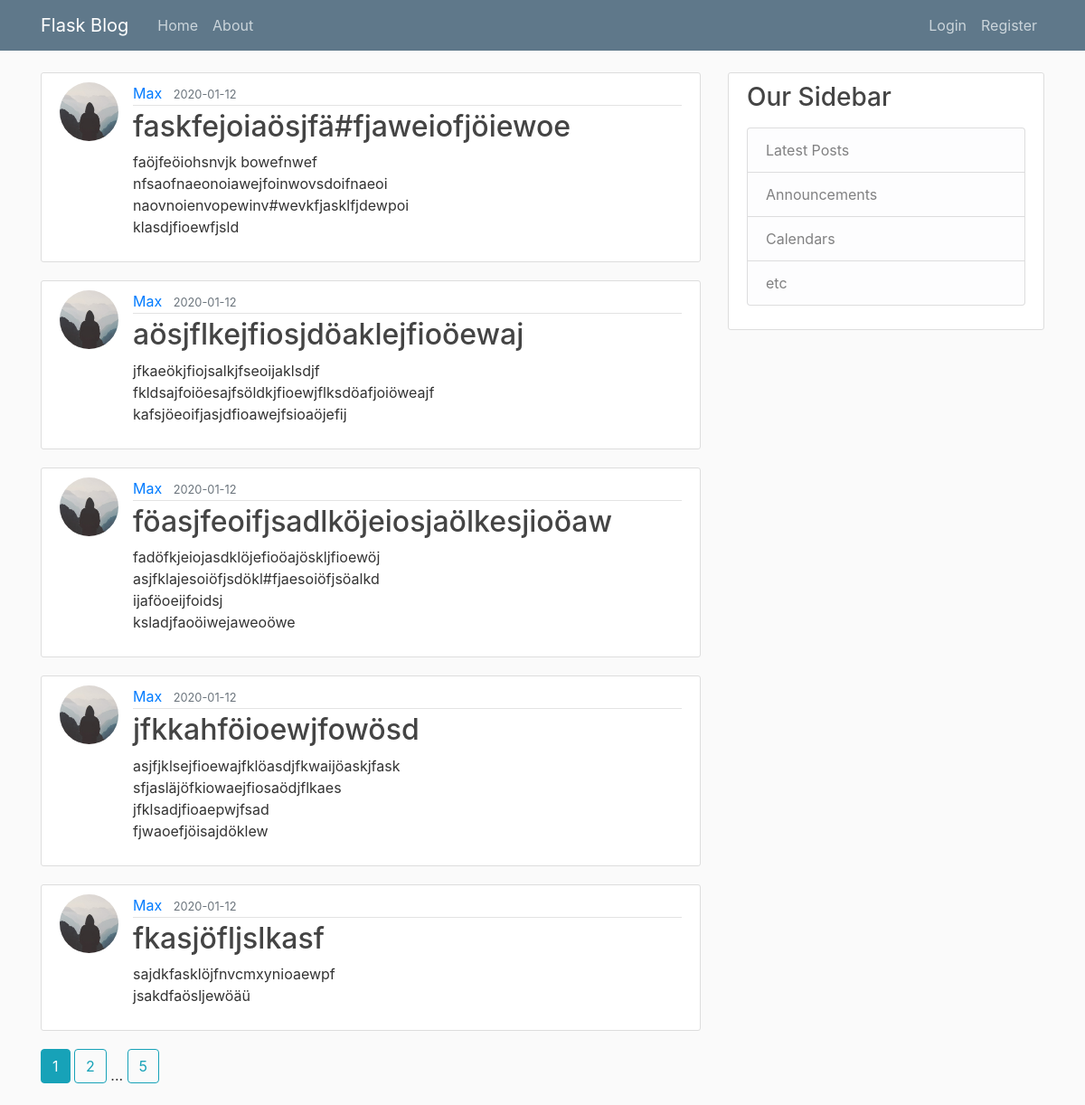
The page /home on the database its author committed.
### flaskblog/models.py (models this page shows, shortened)
class Post(db.Model):
    id = db.Column(db.Integer, primary_key=True)
    title = db.Column(db.String(100), nullable=False)
    date_posted = db.Column(db.DateTime, nullable=False, default=datetime.utcnow)
    content = db.Column(db.Text, nullable=False)
    user_id = db.Column(db.Integer, db.ForeignKey('user.id'), nullable=False) # ForeignKey creates a relationship to the user id who has written the post; ForeignKey needs to be written lowercase because it uses the tablename (in the SQLite database) and not the classname of the model

class User(db.Model, UserMixin): # 'db.Model' creates the SQLAlchemy Model; UserMixin is important for flask_login to make the login system work (UserMixin provides funcions like 'is_authenticated' for flask_login)
    id = db.Column(db.Integer, primary_key=True) # 'primary_key' provides a unique id for each column
    username = db.Column(db.String(20), unique=True, nullable=False) # 'unique' makes sure that the username is only one time stored in the database; 'nullable' ensures that the entry is not null
    email = db.Column(db.String(120), unique=True, nullable=False)
    image_file = db.Column(db.String(20), nullable=False, default='default.jpg') # 'default' sets a default entry if nothing was submitted in the form
    password = db.Column(db.String(60), nullable=False)
    posts = db.relationship('Post', backref='author', lazy=True) # relationship with another model (in this case 'Post'; 'Post' need to be spelled like the class); 'backref' creates a kind of column in the related model; 'lazy' ensures that the related data only gets loaded when needed

### flaskblog/routes.py (the view)
@app.route('/')
@app.route('/home')
def home():
    page = request.args.get('page', 1, type=int)
    posts = Post.query.order_by(Post.date_posted.desc()).paginate(page=page, per_page=5)
    return render_template('home.html', title='Home', posts=posts) # renders the template 'home.html' and provides the variables 'title' and 'posts' for the template

### flaskblog/templates/home.html
{% extends "layout.html" %}
{% block content %}
  {% for post in posts.items %}
    <article class="media content-section">
      <img class="rounded-circle article-img" src="{{ url_for('static', filename='profile_pics/' + post.author.image_file) }}">
      <div class="media-body">
        <div class="article-metadata">
          <a class="mr-2" href="{{ url_for('user_posts', username=post.author.username) }}">{{ post.author.username }}</a>
          <small class="text-muted">{{ post.date_posted.strftime('%Y-%m-%d') }}</small>
        </div>
        <h2><a class="article-title" href="{{ url_for('post', post_id=post.id) }}">{{ post.title }}</a></h2>
        <p class="article-content">{{ post.content }}</p>
      </div>
    </article>
  {% endfor %}
  {% for page_num in posts.iter_pages(left_edge=1, right_edge=1, left_current=1, right_current=2) %}
  {% if page_num %}
    {% if posts.page == page_num %}
      <a class="btn btn-info mb-4" href="{{ url_for('home', page=page_num) }}">{{ page_num }}</a>
    {% else %}
      <a class="btn btn-outline-info mb-4" href="{{ url_for('home', page=page_num) }}">{{ page_num }}</a>
    {% endif %}
  {% else %}
    ...
  {% endif %}
  {% endfor %}
{% endblock content %}

### flaskblog/static/css/main.css (style rules this page uses)
body { background: #fafafa; color: #333333; margin-top: 5rem; }
h1, h2, h3, h4, h5, h6 { color: #444444; }
.content-section { background: #ffffff; padding: 10px 20px; border: 1px solid #dddddd; border-radius: 3px; margin-bottom: 20px; }
.article-title { color: #444444; }
.article-content { white-space: pre-line; }
.article-img { height: 65px; width: 65px; margin-right: 16px; }
.article-metadata { padding-bottom: 1px; margin-bottom: 4px; border-bottom: 1px solid #e3e3e3 }

### rows shown on the page
Post: image_file (placeholder picture), author.username "Max", date_posted "2020-01-12", title "faskfejoiaösjfä#fjaweiofjöiewoe", content "faöjfeöiohsnvjk bowefnwef nfsaofnaeonoiawejfoinwovsdoifnaeoi naovnoienvopewinv#wevkfjasklfjdewpoi klasdjfioewfjsld"
Post: image_file (placeholder picture), author.username "Max", date_posted "2020-01-12", title "aösjflkejfiosjdöaklejfioöewaj", content "jfkaeökjfiojsalkjfseoijaklsdjf fkldsajfoiöesajfsöldkjfioewjflksdöafjoiöweajf kafsjöeoifjasjdfioawejfsioaöjefij"
Post: image_file (placeholder picture), author.username "Max", date_posted "2020-01-12", title "föasjfeoifjsadlköjeiosjaölkesjioöaw", content "fadöfkjeiojasdklöjefioöajöskljfioewöj asjfklajesoiöfjsdökl#fjaesoiöfjsöalkd ijaföoeijfoidsj ksladjfaoöiwejaweoöwe"
Post: image_file (placeholder picture), author.username "Max", date_posted "2020-01-12", title "jfkkahföioewjfowösd", content "asjfjklsejfioewajfklöasdjfkwaijöaskjfask sfjasläjöfkiowaejfiosaödjflkaes jfklsadjfioaepwjfsad fjwaoefjöisajdöklew"
Post: image_file (placeholder picture), author.username "Max", date_posted "2020-01-12", title "fkasjöfljslkasf", content "sajdkfasklöjfnvcmxynioaewpf jsakdfaösljewöäü"

### other values the page prints
{{ page_num }} "1"
{{ page_num }} "2" "5"
